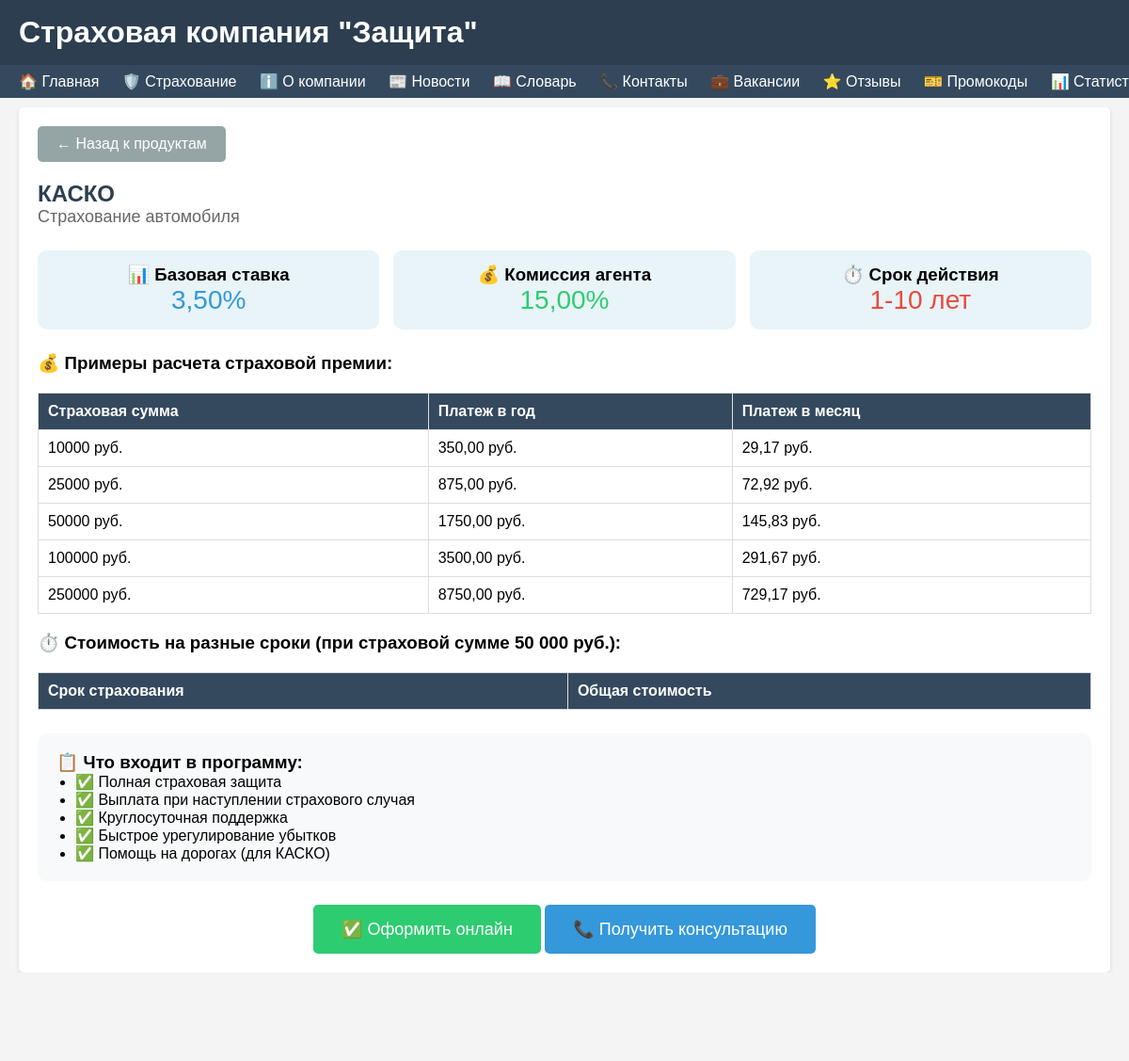
The page /products/1/ on the database its author committed.
### apps/core/models.py (models this page shows, shortened)
class InsuranceType(models.Model):
    name = models.CharField(max_length=200, verbose_name="Название")
    description = models.TextField(verbose_name="Описание", blank=True)
    commission_percent = models.DecimalField(max_digits=5, decimal_places=2, default=10)
    base_rate = models.DecimalField(max_digits=5, decimal_places=2, default=1)
    class Meta:
        verbose_name = "Вид страхования"
        verbose_name_plural = "Виды страхования"

### apps/core/views.py (the view)
# urls.py: re_path(r'^products/(?P<insurance_id>\d+)/$', views.insurance_detail, name='insurance_detail'),
def insurance_detail(request, insurance_id):
    insurance = get_object_or_404(InsuranceType, id=insurance_id)
    calculations = []
    amounts = [10000, 25000, 50000, 100000, 250000]
    for amount in amounts:
        yearly_payment = amount * (insurance.base_rate / 100)
        monthly_payment = yearly_payment / 12
        calculations.append({
            'amount': amount,
            'yearly': yearly_payment,
            'monthly': monthly_payment,
        })
    context = {
        'insurance': insurance,
        'calculations': calculations,
        'current_date': datetime.now().strftime('%d/%m/%Y'),
    }
    return render(request, 'core/insurance_detail.html', context)

### templates/core/insurance_detail.html (shortened to what this page needs)
{% extends 'base.html' %}
{% block content %}
<div class="card">
    <a href="{% url 'insurance_products' %}" class="btn" style="background: #95a5a6; margin-bottom: 20px;">← Назад к продуктам</a>
    <h2 style="color: #2c3e50;">{{ insurance.name }}</h2>
    <p style="font-size: 18px; color: #666;">{{ insurance.description|default:"Надежная страховая защита" }}</p>
    <div style="display: grid; grid-template-columns: repeat(3, 1fr); gap: 15px; margin: 25px 0;">
        <div style="background: #e8f4f8; padding: 15px; border-radius: 10px; text-align: center;">
            <h3>📊 Базовая ставка</h3>
            <p style="font-size: 28px; color: #3498db;">{{ insurance.base_rate }}%</p>
        </div>
        <div style="background: #e8f4f8; padding: 15px; border-radius: 10px; text-align: center;">
            <h3>💰 Комиссия агента</h3>
            <p style="font-size: 28px; color: #2ecc71;">{{ insurance.commission_percent }}%</p>
        </div>
        <div style="background: #e8f4f8; padding: 15px; border-radius: 10px; text-align: center;">
            <h3>⏱️ Срок действия</h3>
            <p style="font-size: 28px; color: #e74c3c;">1-10 лет</p>
        </div>
    </div>
    <h3>💰 Примеры расчета страховой премии:</h3>
    <table border="1" style="width:100%; border-collapse: collapse; margin: 20px 0;">
        <thead>
            <tr>
                <th>Страховая сумма</th>
                <th>Платеж в год</th>
                <th>Платеж в месяц</th>
            </tr>
        </thead>
        <tbody>
            {% for calc in calculations %}
            <tr>
                <td>{{ calc.amount|floatformat:0 }} руб.</td>
                <td>{{ calc.yearly|floatformat:2 }} руб.</td>
                <td>{{ calc.monthly|floatformat:2 }} руб.</td>
            </tr>
            {% endfor %}
        </tbody>
    </table>
    <h3>⏱️ Стоимость на разные сроки (при страховой сумме 50 000 руб.):</h3>
    <table border="1" style="width:100%; border-collapse: collapse; margin: 20px 0;">
        <thead>
            <tr><th>Срок страхования</th><th>Общая стоимость</th></tr>
        </thead>
    </table>
    <div style="background: #f8f9fa; padding: 20px; border-radius: 10px; margin: 25px 0;">
        <h3>📋 Что входит в программу:</h3>
        <ul style="margin-left: 20px;">
            <li>✅ Полная страховая защита</li>
            <li>✅ Выплата при наступлении страхового случая</li>
            <li>✅ Круглосуточная поддержка</li>
            <li>✅ Быстрое урегулирование убытков</li>
            <li>✅ Помощь на дорогах (для КАСКО)</li>
        </ul>
    </div>
    <div style="text-align: center;">
        <a href="{% url 'buy_insurance' %}" class="btn" style="background: #2ecc71; font-size: 18px; padding: 15px 30px;">✅ Оформить онлайн</a>
        <a href="{% url 'contacts' %}" class="btn" style="background: #3498db; font-size: 18px; padding: 15px 30px;">📞 Получить консультацию</a>
    </div>
</div>
{% endblock %}

### templates/base.html (style rules this page uses)
* { margin: 0; padding: 0; box-sizing: border-box; }
body { font-family: Arial, sans-serif; background: #f4f4f4; }
.card { background: white; padding: 20px; margin: 10px 0; border-radius: 5px; box-shadow: 0 2px 5px rgba(0,0,0,0.1); }
.btn { display: inline-block; padding: 10px 20px; background: #3498db; color: white; text-decoration: none; border: none; border-radius: 5px; cursor: pointer; }
table { width: 100%; border-collapse: collapse; }
th, td { padding: 10px; border: 1px solid #ddd; text-align: left; }
th { background: #34495e; color: white; }

### rows shown on the page
InsuranceType: name "КАСКО", description "Страхование автомобиля", base_rate "3,50", commission_percent "15,00"

### other values the page prints
{{ calc.amount|floatformat:0 }} "10000" "25000" "50000" "100000" "250000"
{{ calc.yearly|floatformat:2 }} "350,00" "875,00" "1750,00" "3500,00" "8750,00"
{{ calc.monthly|floatformat:2 }} "29,17" "72,92" "145,83" "291,67" "729,17"
